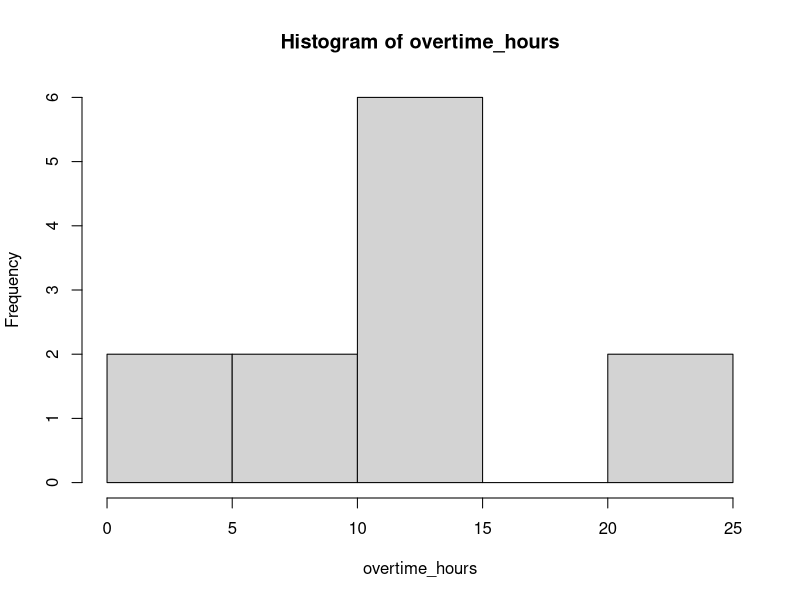

R code for this plot: (Note: this script raises an error after producing the figure.)
#data to vector
overtime_hours<-c(10,   2,   6,   12,   14,   15,   15,   24,   15,   25,   3,   12)

#The data mean
mean(overtime_hours)

#The data standard deviation
sd(overtime_hours)

#histogram -By default, the "Sturges" algorithm is used to automatically determine the number of bins.
hist(overtime_hours,breaks="Sturges")

#The interquartile range
IQR(overtime_hours)

#The quartiles -NOT SURE WHICH WAY IS RIGHT - SEE BELOW
quantile(overtime_hours)

#Another way to find quartiles - NOT SURE WHICH WAY IS RIGHT
fivenum(overtime_hours)

# one more other ways to calculate quartiles - NOT SURE WHICH WAY IS CORRECT
summary(overtime_hours)

# The range of data
max(overtime_hours) ??? min(overtime_hours) 

# The median value of data
median(overtime_hours)
